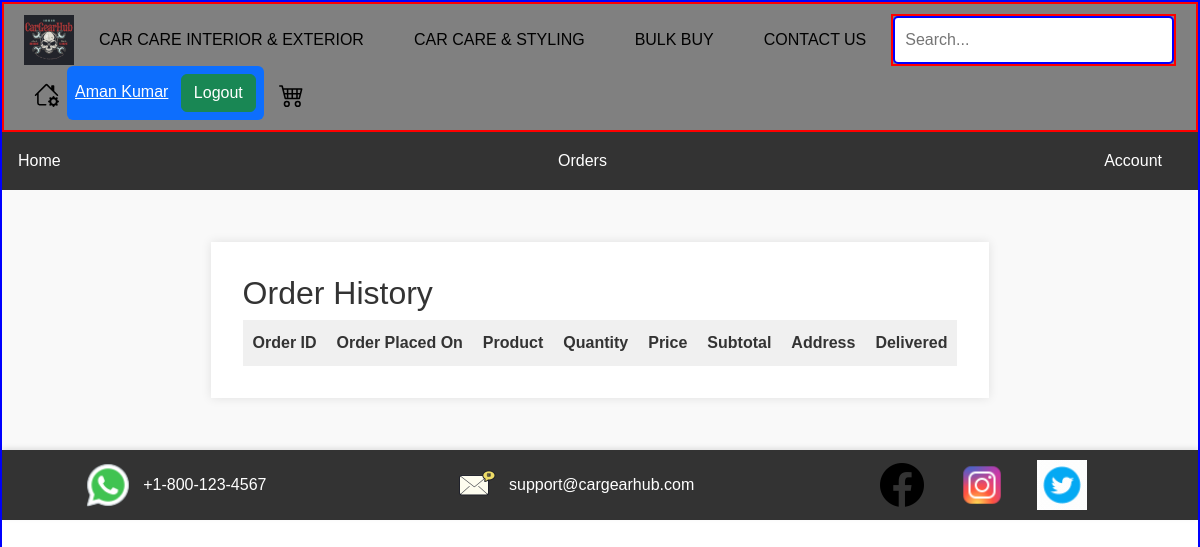
/orderhistory/ (signed in), run on an earlier commit of the app's database.
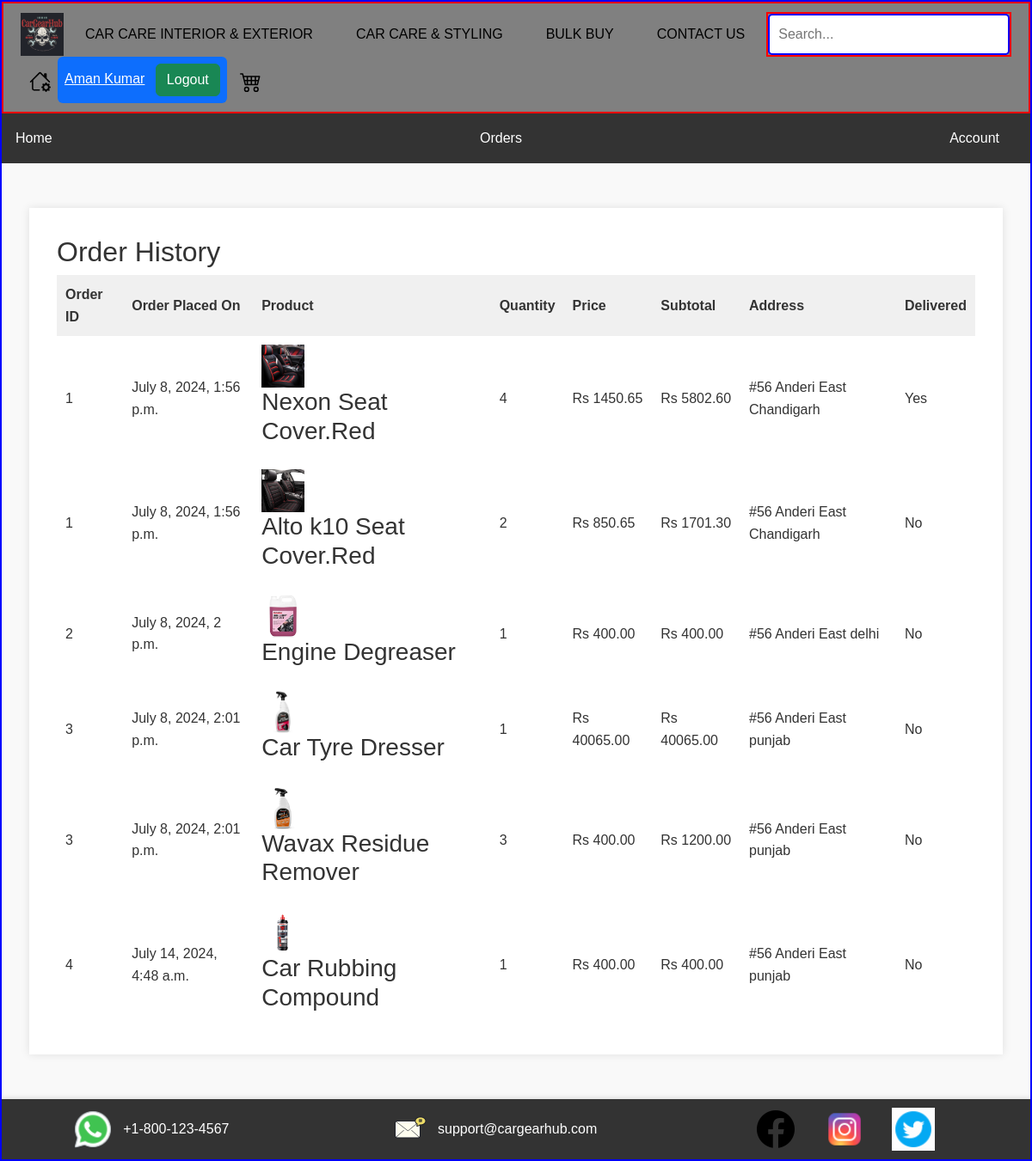
And on a later commit of the database.
### app/models.py (models this page shows, shortened)
class Order_Item(models.Model):
    customer = models.ForeignKey(Customer_data, on_delete=models.CASCADE)
    order = models.ForeignKey(Order,related_name='items',on_delete=models.CASCADE)
    product = models.ForeignKey(Product_data,on_delete=models.CASCADE)
    quantity = models.PositiveIntegerField(default=1)
    price = models.DecimalField(max_digits=10, decimal_places=2)
    is_delivered = models.BooleanField(default=False)

class Order(models.Model):
    customer=models.ForeignKey(Customer_data, on_delete=models.CASCADE)
    total_amount=models.DecimalField(max_digits=10,decimal_places=2,null=True)
    order_date=models.DateTimeField(auto_now_add=True)
    address = models.TextField(null=True)

class Product_data(models.Model):
    product_id=models.AutoField(primary_key=True, unique=True)
    product_category=models.CharField(max_length=20)
    product_name= models.CharField(max_length=100)
    product_description=models.CharField(max_length=200)
    product_price=models.FloatField()
    product_image=models.ImageField(upload_to='productimage/',null=True,blank=True)

### app/views.py (the view)
# urls.py: path('orderhistory/', views.orderhistory , name='order'),
def orderhistory(request):
    if not(request.session.get("customer_id")):
            return redirect("login")
    order = models.Order.objects.filter(customer_id = request.session.get('customer_id'))
    items = models.Order_Item.objects.filter(customer_id = request.session.get('customer_id'))
    for item in items:
        item.total_price = item.quantity * item.price
    data = {
            'order' : order,
            'products' : items
    }
    return render(request, "customer/orderhistory.html",context=data)

### app/templates/customer/orderhistory.html (shortened to what this page needs)
<!DOCTYPE html>
{% load static %}
<html lang="en">
<head>
    <link href="https://cdn.jsdelivr.net/npm/bootstrap@5.3.3/dist/css/bootstrap.min.css" rel="stylesheet"
>
    <link rel="stylesheet" href="{% static 'app/css/customer/orderhistory.css' %}">
<body>
  {% include 'navbar.html' %}
 <div class="order">
  <header>
    <nav>
      <ul>
        <li><a href="#">Home</a></li>
        <li><a href="#">Orders</a></li>
        <li><a href="#">Account</a></li>
      </ul>
    </nav>
  </header>
  <main>
    <section class="order-summary">
      <h2>Order History</h2>
      <table>
        <thead>
          <tr>
            <th>Order ID</th>
            <th>Order Placed On</th>
            <th>Product</th>
            <th>Quantity</th>
            <th>Price</th>
            <th>Subtotal</th>
            <th>Address</th>
            <th>Delivered</th>
          </tr>
        </thead>
        {% for product in products %}
        <tbody>
          <tr>
            <td>{{product.order_id}}</td>
            <td>{{product.order.order_date}}</td>
            <td>
              <img src="{{ product.product.product_image.url }}" alt="Product 1">
              <h3>{{product.product.product_name}}</h3>
            <td>{{product.quantity}}</td>
            <td>Rs {{product.price}}</td>
            <td>Rs {{product.total_price}}</td>
            <td>{{product.order.address}}</td>
            <td>
              {% if product.is_delivered == 0 %}
                No
              {% else %}
                Yes
              {% endif %}
            </td>
          </tr>
        </tbody>
        {% endfor %}
      </table>
    </section>
  </main>
 </div>
    {% include 'footer.html' %}
</body>

### app/templates/navbar.html (shortened to what this page needs)
<!doctype html>
{% load static %}
<html lang="en">
  <head>
    <link href="https://cdn.jsdelivr.net/npm/bootstrap@5.3.3/dist/css/bootstrap.min.css" rel="stylesheet">
    <link rel="stylesheet" href="{% static 'app/css/owl.carousel.min.css' %}">
    <link rel="stylesheet" href="{% static 'app/css/all.min.css' %}">
    <link rel="stylesheet" href="{% static 'app/css/navbar.css' %}">
  </head>
  <body>
    <nav class="navbar">
        <img src="{% static 'app/images/banner/brandlogo1.png' %}" alt="Brand Logo" class="brand-logo">
        <ul class="nav-menu">
            <li class="nav-item">
                <a href="#">CAR CARE INTERIOR & EXTERIOR</a>
            </li>
            <li class="nav-item">
                <a href="#">CAR CARE & STYLING</a>
            </li>
            <li class="nav-item">
                <a href="#">BULK BUY</a>
            </li>
            <li class="nav-item">
                <a href="{% url 'contactus' %}">CONTACT US</a>
        </ul>
        <div class="search-bar">
            <input type="text" placeholder="Search...">
        </div>
        <div class="nav-icons">
            <button class="icon-button" onclick="location.href='{% url 'home' %}'">
            </button>
            {% if request.session.customer_id or request.session.admin_id %}
            <div class = "ms-2 bg-primary p-2 rounded">
                {% if request.session.customer_id %}
                <a class="text-white"  href="{% url 'customer' %}">{{request.session.customer_name}}</a>
                {% elif request.session.admin_id %}
                <a class="text-white" href="{% url 'admin_dashboard' %}">{{request.session.admin_name}}</a>
                {% endif %}
              <a class="btn btn-success ms-2" href="{% url 'logout' %}">Logout</a>
            </div>
              {% else %}
              <a type="button" class="btn btn-success" href="{% url 'signup' %}" style="margin-left: 30px;" >SignUp</a>
             <a type="button" class="btn btn-dark" href="{% url 'login' %}" style="margin-left: 30px;">login</a>
              {% endif %}
            <button class="icon-button"onclick="location.href='#'" style="margin-left: 15px;">
            </button>
        </div>
    </nav>
  </body>
</html>

### app/templates/footer.html (shortened to what this page needs)
<!doctype html>
{% load static %}
<html lang="en">
  <head>
    <link rel="stylesheet" href="{% static 'app/css/footer.css' %}">
  </head>
  <body>
    <footer>
    <div class="footer">
        <div>
            <img src="{%static 'app/images/banner/whatsapp.png'%}" alt="WhatsApp">
            <a href="https://wa.me/18001234567" target="_blank">+1-800-123-4567</a>
        </div>
        <div>
            <img src="{% static 'app/images/banner/email.png' %}" alt="Email">
            <a href="mailto:support@cargearhub.com">support@cargearhub.com</a>
        </div>
        <div>
            <a href="https://facebook.com" target="_blank">
                <img src="{% static 'app/images/banner/facebook.png' %}" alt="Facebook">
            </a>
            <a href="https://instagram.com" target="_blank">
                <img src="{%static 'app/images/banner/instagram.png' %}" alt="Instagram">
            </a>
            <a href="https://twitter.com" target="_blank">
                <img src="{% static 'app/images/banner/twitter.gif' %}" alt="Twitter">
            </a>
        </div>
    </div>
    </footer>
  </body>
</html>

### app/static/app/css/customer/orderhistory.css (style rules this page uses)
* { box-sizing: border-box; margin: 0; padding: 0; }
.order { font-family: Arial, sans-serif; line-height: 1.6; color: #333; background-color: #f9f9f9; }
header { background-color: #333; color: #fff; padding: 1em; text-align: center; }
header nav ul { list-style: none; margin: 0; padding: 0; display: flex; justify-content: space-between; }
header nav li { margin-right: 20px; }
header nav a { color: #fff; text-decoration: none; }
main { display: flex; flex-direction: column; align-items: center; padding: 2em; }
section { background-color: #fff; padding: 2em; margin-bottom: 20px; box-shadow: 0 0 10px rgba(0, 0, 0, 0.1); }
h2 { margin-top: 0; }
table { width: 100%; border-collapse: collapse; }
th, td { border: 1px solid #ddd; padding: 10px; text-align: left; }
th { background-color: #f0f0f0; }
td img { width: 50px; height: 50px; margin-right: 10px; }
td h3 { margin-top: 0; }
.order-summary { margin-top: 20px; }

### app/static/app/css/navbar.css (style rules this page uses)
body { margin: 0; font-family: Arial, sans-serif; }
.navbar { display: flex; align-items: center; justify-content: space-between; background-color: grey; padding: 10px 20px; color:#5D0E41; border: 2px solid red; width:100%; }
.brand-logo { height: 50px; }
.nav-menu { list-style: none; display: flex; margin: 0; padding: 0; }
.nav-item { position: relative; margin: 0 15px; }
.nav-item a { color: black; text-decoration: none; font-size: 16px; padding: 10px; }
.search-bar { flex-grow: 1; display: flex; justify-content: center; border:2px solid red; width:100px; }
.search-bar input { width: 100%; max-width: 400px; padding: 10px; border-radius: 5px; border: none; font-size: 16px; border: 2px solid blue }
.nav-icons { display: flex; align-items: center; }
.icon-button { background-color: transparent; border: none; margin-left: 10px; cursor: pointer; font-size: 20px; color: black; }

### app/static/app/css/footer.css (style rules this page uses)
body { width: 100%; min-height: 100vh; display:flex; flex-direction: column; border: 2px solid blue; }
.footer { background-color: #333; color: white; display: flex; justify-content: space-around; align-items: center; padding: 10px 0; bottom: 0; width: 100%; box-shadow: 0 -2px 5px rgba(0,0,0,0.1); }
.footer div { display: flex; align-items: center; }
.footer img { width: 50px; height: 50px; margin-right: 10px; font-family: 'Gill Sans', 'Gill Sans MT', Calibri, 'Trebuchet MS', sans-serif; font-style: bold; }
.footer a { color: white; text-decoration: none; margin-right: 20px; }

What changed in the data, as far as the page shows it:
added Order_Item: order_id "1", order.order_date "July 8, 2024, 1:56 p.m.", product.product_image (picture), product.product_name "Nexon Seat Cover.Red", quantity "4", price "1450.65", total_price "5802.60", order.address "#56 Anderi East Chandigarh", is_delivered "Yes"
added Order_Item: order_id "1", order.order_date "July 8, 2024, 1:56 p.m.", product.product_image (picture), product.product_name "Alto k10 Seat Cover.Red", quantity "2", price "850.65", total_price "1701.30", order.address "#56 Anderi East Chandigarh", is_delivered "No"
added Order_Item: order_id "2", order.order_date "July 8, 2024, 2 p.m.", product.product_image (picture), product.product_name "Engine Degreaser", quantity "1", price "400.00", total_price "400.00", order.address "#56 Anderi East delhi", is_delivered "No"
added Order_Item: order_id "3", order.order_date "July 8, 2024, 2:01 p.m.", product.product_image (picture), product.product_name "Car Tyre Dresser", quantity "1", price "40065.00", total_price "40065.00", order.address "#56 Anderi East punjab", is_delivered "No"
added Order_Item: order_id "3", order.order_date "July 8, 2024, 2:01 p.m.", product.product_image (picture), product.product_name "Wavax Residue Remover", quantity "3", price "400.00", total_price "1200.00", order.address "#56 Anderi East punjab", is_delivered "No"
added Order_Item: order_id "4", order.order_date "July 14, 2024, 4:48 a.m.", product.product_image (picture), product.product_name "Car Rubbing Compound", quantity "1", price "400.00", total_price "400.00", order.address "#56 Anderi East punjab", is_delivered "No"
